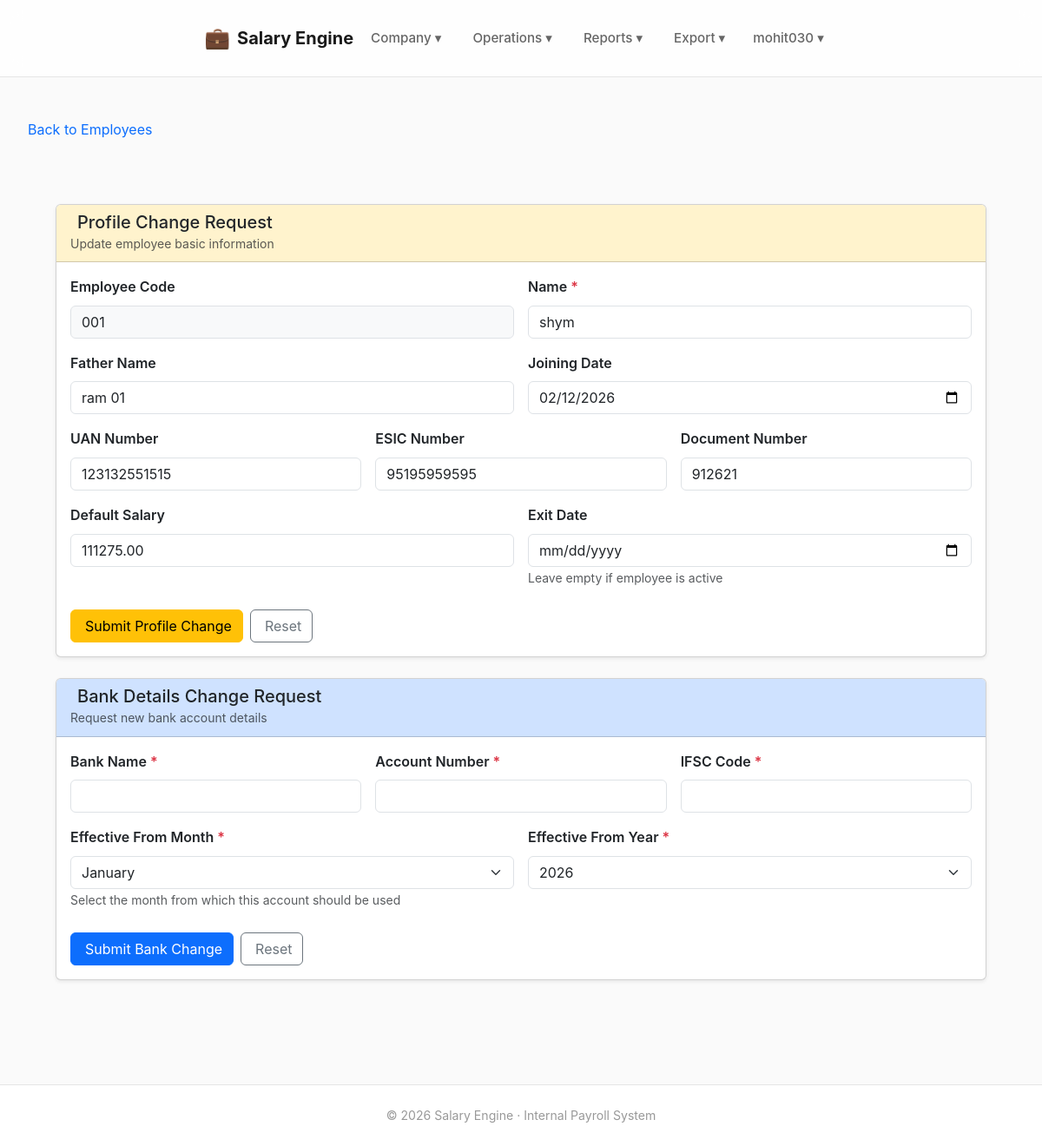
Before: /employees/1/change/ (signed in) with the older database file.
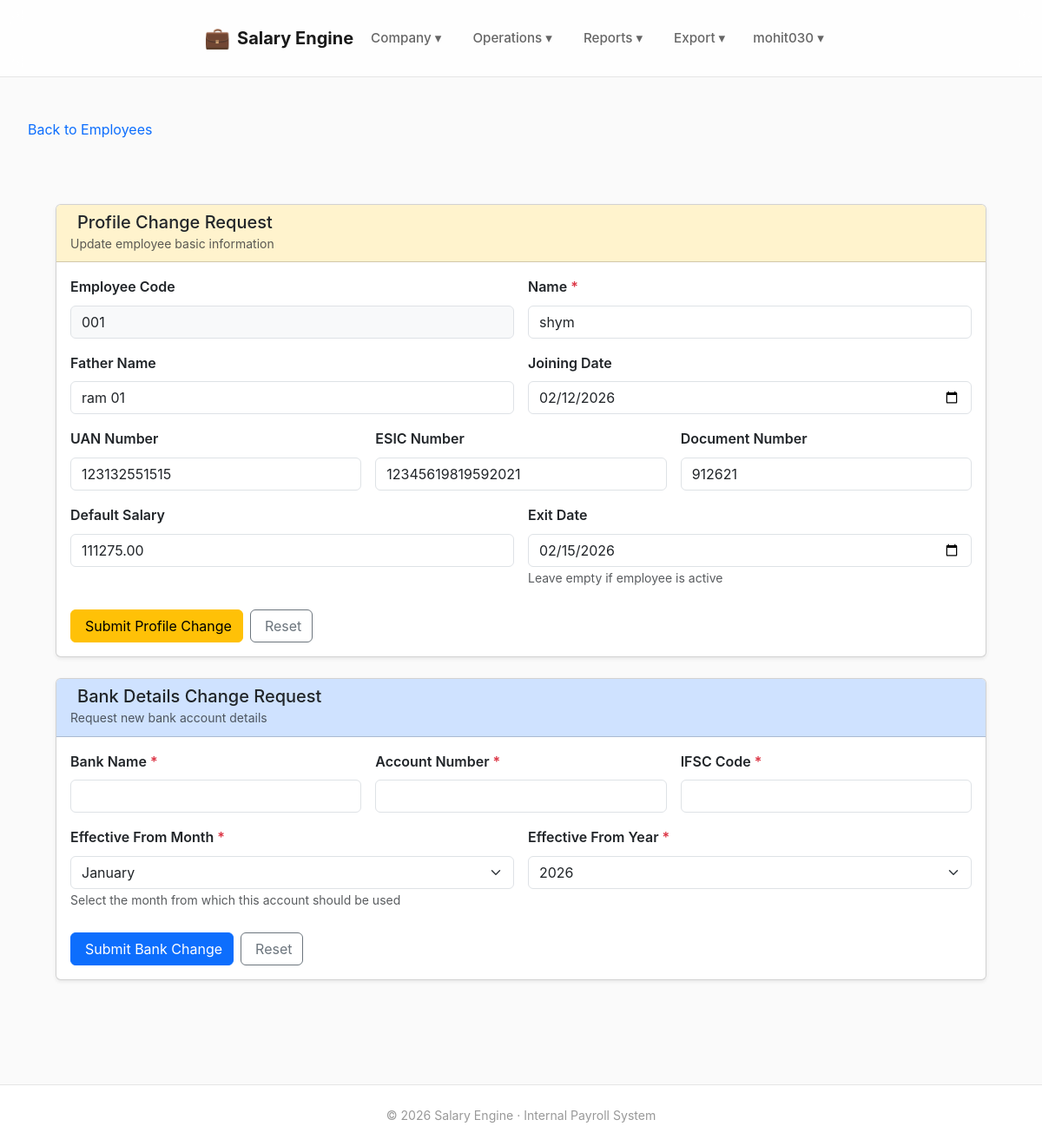
After: the same page with the newer database file.
### employees/models.py (models this page shows, shortened)
class Employee(models.Model):
    company = models.ForeignKey(
        Company,
        on_delete=models.PROTECT,
        related_name="employees"
    )
    emp_code = models.CharField(max_length=50)
    name = models.CharField(max_length=200)
    father_name = models.CharField(max_length=200, blank=True)
    uan_number = models.CharField(max_length=20, unique=True, null=True, blank=True)
    esic_number = models.CharField(max_length=20, unique=True, null=True, blank=True)
    document_number = models.CharField(max_length=50, unique=True, null=True, blank=True)
    default_salary = models.DecimalField(max_digits=10, decimal_places=2, null=True, blank=True)
    joining_date = models.DateField()
    exit_date = models.DateField(null=True, blank=True)
    created_at = models.DateTimeField(auto_now_add=True)
    approved_by = models.ForeignKey(User, null=True, blank=True, on_delete=models.SET_NULL,
                                    related_name="approved_employees")
    class Meta:
        unique_together = ("company", "emp_code")
        ordering = ["emp_code"]

### employees/views.py (the view, shortened to what this page needs)
@login_required
def request_employee_change(request, employee_id):
    employee = get_object_or_404(Employee, id=employee_id)
    bank_form = BankChangeRequestForm()
    pending_profile = employee.change_requests.filter(status="PENDING")
    pending_bank = employee.bank_change_requests.filter(status="PENDING")
    context = {
        "employee": employee,
        "bank_form": bank_form,
        "pending_profile": pending_profile,
        "pending_bank": pending_bank,
    }
    return render(
        request,
        "employees/employee_change_request.html",
        context
    )

### dashboard/context_processors.py (called while the page is built)
def approval_badges(request):
    if not request.user.is_authenticated or not request.user.is_staff:
        return {}
    return {
        "approval_badges": {
            "employee_drafts": EmployeeDraft.objects.filter(status="PENDING").count(),
            "employee_changes": EmployeeChangeRequest.objects.filter(status="PENDING").count(),
            "bank_changes": BankChangeRequest.objects.filter(status="PENDING").count(),
        }
    }

### templates/employees/employee_change_request.html (shortened to what the changed rows need)
{% extends "base.html" %}
{% block content %}
<div class="container mt-4">
  <div class="card shadow-sm mb-4">
    <div class="card-body">
      <form method="post">
        <div class="row g-3">
          <div class="col-md-6">
            <label for="emp_code" class="form-label fw-semibold">Employee Code</label>
            <input type="text"
                   id="emp_code"
                   class="form-control bg-light"
                   name="emp_code"
                   value="{{ employee.emp_code }}"
                   readonly>
          </div>
          <div class="col-md-6">
            <label for="name" class="form-label fw-semibold">
              Name <span class="text-danger">*</span>
            </label>
            <input type="text"
                   id="name"
                   class="form-control"
                   name="name"
                   value="{{ employee.name }}"
                   required>
          </div>
          <div class="col-md-6">
            <label for="father_name" class="form-label fw-semibold">Father Name</label>
            <input type="text"
                   id="father_name"
                   class="form-control"
                   name="father_name"
                   value="{{ employee.father_name|default_if_none:'' }}">
          </div>
          <div class="col-md-6">
            <label for="joining_date" class="form-label fw-semibold">Joining Date</label>
            <input type="date"
                   id="joining_date"
                   class="form-control"
                   name="joining_date"
                   value="{% if employee.joining_date %}{{ employee.joining_date|date:'Y-m-d' }}{% endif %}">
          </div>
          <div class="col-md-4">
            <label for="uan_number" class="form-label fw-semibold">UAN Number</label>
            <input type="text"
                   id="uan_number"
                   class="form-control"
                   name="uan_number"
                   value="{{ employee.uan_number|default_if_none:'' }}"
                   maxlength="12"
                   pattern="\d{12}"
                   placeholder="12-digit UAN">
          </div>
          <div class="col-md-4">
            <label for="esic_number" class="form-label fw-semibold">ESIC Number</label>
            <input type="text"
                   id="esic_number"
                   class="form-control"
                   name="esic_number"
                   value="{{ employee.esic_number|default_if_none:'' }}"
                   maxlength="17"
                   pattern="\d{17}"
                   placeholder="17-digit ESIC">
          </div>
          <div class="col-md-4">
            <label for="document_number" class="form-label fw-semibold">Document Number</label>
            <input type="text"
                   id="document_number"
                   class="form-control"
                   name="document_number"
                   value="{{ employee.document_number|default_if_none:'' }}">
          </div>
          <div class="col-md-6">
            <label for="default_salary" class="form-label fw-semibold">Default Salary</label>
            <input type="number"
                   id="default_salary"
                   class="form-control"
                   name="default_salary"
                   value="{{ employee.default_salary|default_if_none:'' }}"
                   step="0.01"
                   min="0"
                   placeholder="0.00">
          </div>
          <div class="col-md-6">
            <label for="exit_date" class="form-label fw-semibold">Exit Date</label>
            <input type="date"
                   id="exit_date"
                   class="form-control"
                   name="exit_date"
                   value="{% if employee.exit_date %}{{ employee.exit_date|date:'Y-m-d' }}{% endif %}">
            <small class="form-text text-muted">Leave empty if employee is active</small>
          </div>
        </div>
      </form>
    </div>
  </div>
</div>
{% endblock %}

Changed rows visible on the page:
changed Employee "shym": esic_number "95195959595" → "12345619819592021"; exit_date (not shown) → "02/15/2026"
